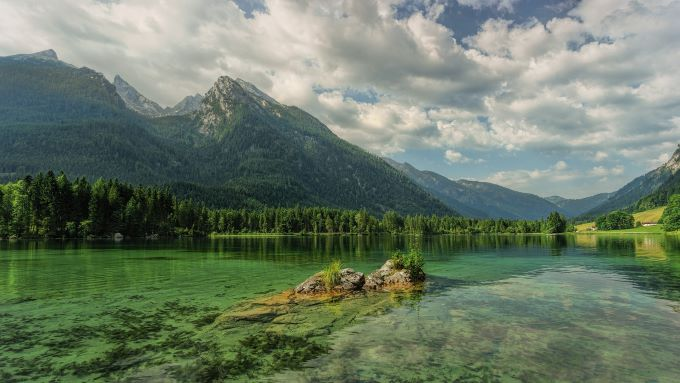
#> input picture mountain.jpg, 680 x 383 px
$ jupyter execute --allow-errors '图片和视频的显示.ipynb'   (text cells are left out)
#> lines starting #> are read from the running program, lines starting #| are printed output that depends on the picture; after the words box and inside, x2 and y2 are one past the last pixel; in counts of white or black regions, pixels touching at a corner belong together
[cell 1]
import cv2

[cell 2]
#创建窗口,shift+tab显示函数说明
cv2.namedWindow('window1',cv2.WINDOW_NORMAL)
#改变窗口大小
cv2.resizeWindow('window1',400,300)
#展示窗口
cv2.imshow('window1',0)
#等待按键，0返回按键ASCII码值，其他整数则为等待时间单位ms
key=cv2.waitKey(5000)
#> (key q is pressed here)
if key == ord('q'):
    cv2.destroyAllWindows()

[cell 3]
import matplotlib.pyplot as plt

[cell 4]
#默认彩色
mountain = cv2.imread('./mountain.jpg')
#> mountain is the input picture: shape (383, 680, 3); mean B, G, R 103.3, 122.2, 107.2
mountain

[cell 5]
plt.imshow(mountain)
#opencv读入的图片非标准RGB而是BGR因此只有cv2.imshow()才能正常显示

[cell 6]
#封装展示窗口的函数
def cv_show(name,img):
#> called with name = 'mountain'
    cv2.imshow('name',img)
    key=cv2.waitKey(0)
#> (key q is pressed here)
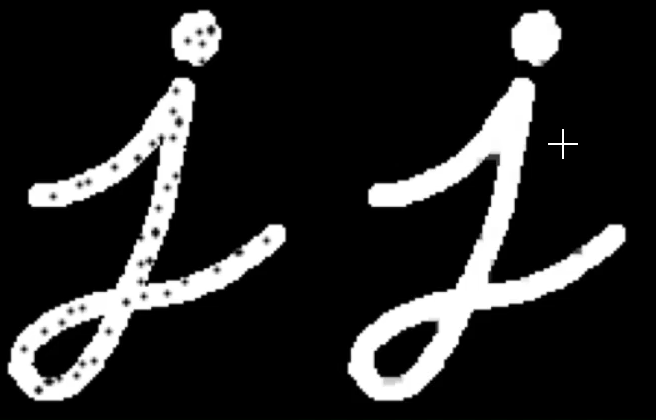
#> input picture dots.jpg, 656 x 420 px, given in place of the camera
#> further down, frame is the input picture: shape (420, 656, 3); mean B, G, R 39.8, 39.8, 39.8
    if key & 0xFF == ord('q'):
        cv2.destroyAllWindows()

[cell 7]
cv_show('mountain',mountain)

#> (a cell that did not finish here is left out)

[cell 9]
#视频本质上就是图像流，24帧率或更高
#cv2.VedioCapture()可以捕获摄像头内容，用0，1，2,表示设备
#如果是视频，直接输入路径即可
import cv2

#建立窗口
cv2.namedWindow('cam1',cv2.WINDOW_NORMAL)
cv2.resizeWindow('cam1',400,300)

cap = cv2.VideoCapture(0)
#循环读帧
#> (the rest of this cell did not finish here and is left out)

[cell 10]
import cv2
cap=cv2.VideoCapture(0)

fourcc=cv2.VideoWriter_fourcc(*'mp4v')
#*'mp4v'是解包操作，相当于'm''p''4''v'

vw=cv2.VideoWriter('out.mp4',fourcc,30,(640,480),0)
# 输出 内容源  帧率  摄像头分辨率，由于我这里处理成了灰度图，并且全局二值化以后做了边缘检测，所以要加上最后这个0或者false

while cap.isOpened():
    ret , frame =cap.read()
    if not ret:
        break
    #全局二值化处理一下（没什么，只是检测一下预处理的手段）
    gray=cv2.cvtColor(frame,cv2.COLOR_BGR2GRAY)
    d=cv2.adaptiveThreshold(gray,255,cv2.ADAPTIVE_THRESH_GAUSSIAN_C,cv2.THRESH_BINARY,15,0)
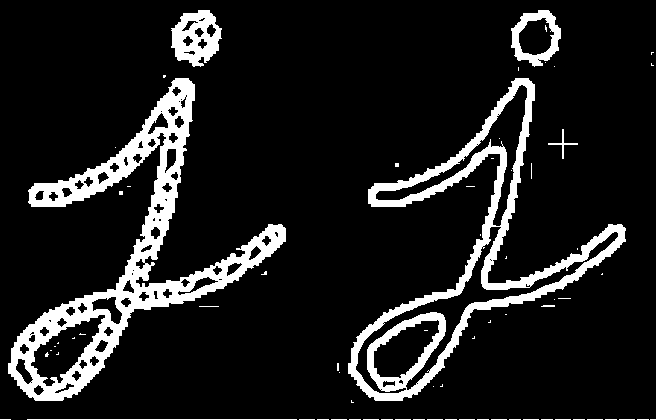
#> d: shape (420, 656); 12% white; 71 white regions (63 under 20 px), largest, box (x1, y1, x2, y2) and area: (8, 78, 286, 401) 16322, (348, 78, 626, 401) 12720, (171, 10, 222, 67) 1770
    new=cv2.Canny(d,100,200)
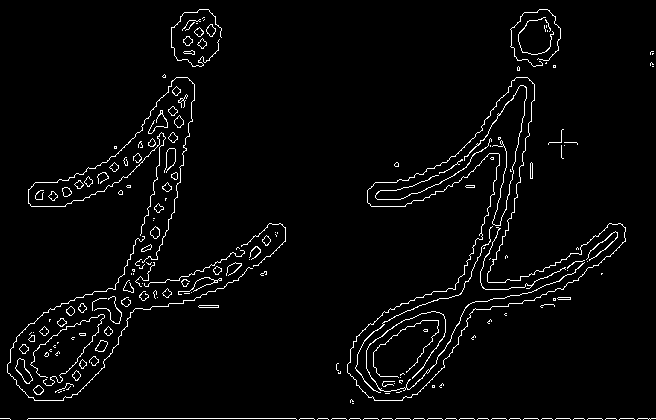
#> new: shape (420, 656); 3.2% white in thin lines or dots
    vw.write(new)
    cv2.imshow('show1',new)
    if cv2.waitKey(1) == ord('q'):
#> (key q is pressed here)
        break;

cap.release()
vw.release()
cv2.destroyAllWindows()

[cell 11]
#随用随查吧，没啥技术

[cell 12]
import cv2
import numpy as np

cv2.namedWindow('trackbar',cv2.WINDOW_NORMAL)
cv2.resizeWindow('mouse',640,480)

def callback(value):
    print(value)

#创建trackbar
cv2.createTrackbar('R','trackbar',0,255,callback)
cv2.createTrackbar('G','trackbar',0,255,callback)
cv2.createTrackbar('B','trackbar',0,255,callback)

#创建一个背景图片
img=np.zeros((480,640,3),np.uint8)
while True:
    r=cv2.getTrackbarPos('R','trackbar')
    g=cv2.getTrackbarPos('G','trackbar')
    b=cv2.getTrackbarPos('B','trackbar')
    #改变背景图颜色
    img[:]=[b,g,r]
    cv2.imshow('trackbar',img)
    if cv2.waitKey(1)==ord('q'):
#> (key q is pressed here)
        break
cv2.destroyAllWindows()
